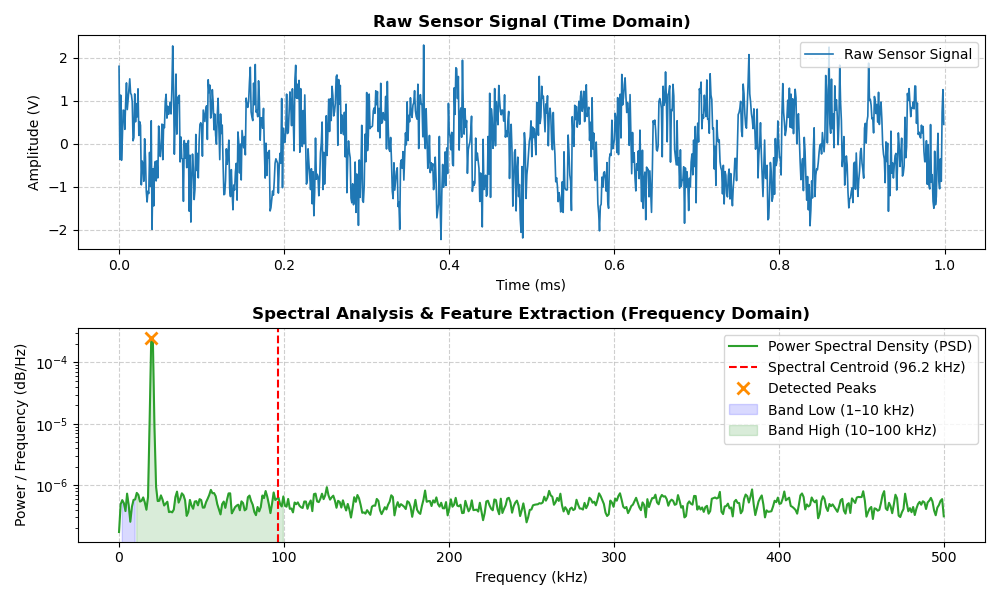

The script that drew this image:
import numpy as np
import scipy.signal as signal
import matplotlib.pyplot as plt

def extract_and_plot_spectral_features(time_series: np.ndarray, sampling_rate: float):
    """
    Extracts time-frequency features and plots signal analysis graphics.
    """
    # 1. Compute Power Spectral Density via Welch's method
    freqs, psd = signal.welch(time_series, fs=sampling_rate, nperseg=1024)
    
    # 2. Spectral Centroid
    spectral_centroid = np.sum(freqs * psd) / np.sum(psd)
    
    # 3. Peak Frequencies
    peaks, _ = signal.find_peaks(psd, height=np.max(psd)*0.1)
    dominant_peak_freq = freqs[peaks[0]] if len(peaks) > 0 else 0.0
    
    # 4. Diagnostic Frequency Band Powers
    mask_low = (freqs >= 1e3) & (freqs <= 10e3)
    mask_high = (freqs > 10e3) & (freqs <= 100e3)
    
    features = {
        "rms_amplitude": np.sqrt(np.mean(np.square(time_series))),
        "spectral_centroid_hz": spectral_centroid,
        "dominant_peak_hz": dominant_peak_freq,
        "power_ratio_high_low": np.sum(psd[mask_high]) / (np.sum(psd[mask_low]) + 1e-12)
    }

    # --- GRAPHICAL VISUALIZATION ---
    fig, axes = plt.subplots(2, 1, figsize=(10, 6), sharex=False)
    
    # Time-Domain Plot
    time_ms = np.linspace(0, len(time_series) / sampling_rate * 1000, len(time_series))
    axes[0].plot(time_ms[:1000], time_series[:1000], color='#1f77b4', lw=1.2, label='Raw Sensor Signal')
    axes[0].set_title("Raw Sensor Signal (Time Domain)", fontsize=12, fontweight='bold')
    axes[0].set_xlabel("Time (ms)")
    axes[0].set_ylabel("Amplitude (V)")
    axes[0].grid(True, linestyle='--', alpha=0.6)
    axes[0].legend(loc='upper right')

    # Frequency-Domain PSD Plot
    axes[1].semilogy(freqs / 1e3, psd, color='#2ca02c', lw=1.5, label='Power Spectral Density (PSD)')
    axes[1].axvline(spectral_centroid / 1e3, color='red', linestyle='--', lw=1.5, 
                    label=f'Spectral Centroid ({spectral_centroid/1e3:.1f} kHz)')
    
    if len(peaks) > 0:
        axes[1].plot(freqs[peaks] / 1e3, psd[peaks], "x", color='darkorange', markersize=8, markeredgewidth=2, label='Detected Peaks')

    # Highlight diagnostic bands
    axes[1].fill_between(freqs / 1e3, 0, psd, where=mask_low, color='blue', alpha=0.15, label='Band Low (1–10 kHz)')
    axes[1].fill_between(freqs / 1e3, 0, psd, where=mask_high, color='green', alpha=0.15, label='Band High (10–100 kHz)')

    axes[1].set_title("Spectral Analysis & Feature Extraction (Frequency Domain)", fontsize=12, fontweight='bold')
    axes[1].set_xlabel("Frequency (kHz)")
    axes[1].set_ylabel("Power / Frequency (dB/Hz)")
    axes[1].grid(True, linestyle='--', alpha=0.6)
    axes[1].legend(loc='upper right')

    plt.tight_layout()
    plt.show()
    
    return features

# Execute Demo
fs = 1e6  # 1 MHz sampling
t = np.linspace(0, 0.01, int(fs * 0.01))
raw_signal = np.sin(2 * np.pi * 20000 * t) + 0.5 * np.random.normal(size=len(t))

features = extract_and_plot_spectral_features(raw_signal, fs)
